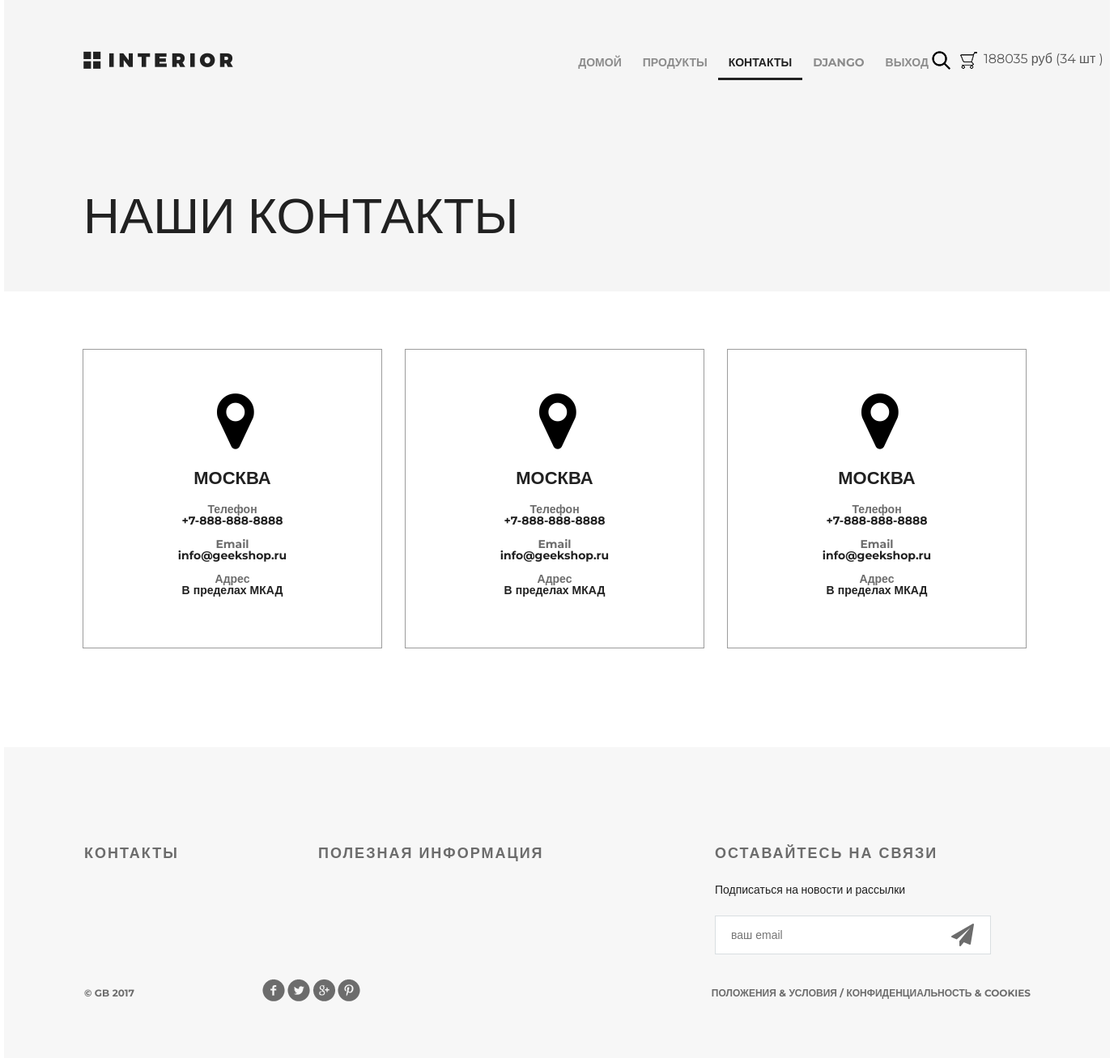
/contact/ (signed in), run on the app's committed database.
### authapp/models.py (models this page shows)
class ShopUser(AbstractUser):
    avatar = models.ImageField(upload_to='users_avatars', blank=True, verbose_name='Аватар')
    age = models.PositiveSmallIntegerField(verbose_name='возраст')

### basketapp/models.py (models this page shows)
class Basket(models.Model):
    user = models.ForeignKey(settings.AUTH_USER_MODEL, on_delete=models.CASCADE, related_name='basket')
    product = models.ForeignKey(Product, on_delete=models.CASCADE)
    quantity = models.PositiveIntegerField(verbose_name='количество', default=0)
    add_datetime = models.DateTimeField(auto_now_add=True, verbose_name='время')
    @property
    def product_cost(self):
        return self.product.price * self.quantity
    @property
    def total_quantity(self):
        _items = Basket.objects.filter(user=self.user)
        _total_quantity = sum(list(map(lambda x: x.quantity, _items)))
        return _total_quantity
    @property
    def total_cost(self):
        _items = Basket.objects.filter(user=self.user)
        _total_cost = sum(list(map(lambda x: x.product_cost, _items)))
        return _total_cost

### mainapp/models.py (models this page shows, shortened)
class Product(models.Model):
    category = models.ForeignKey(ProductCategory, on_delete=models.CASCADE, verbose_name='категория')
    name = models.CharField(max_length=128, verbose_name='название')
    image = models.ImageField(upload_to='products_images', blank=True, verbose_name='картинка')
    short_desc = models.CharField(max_length=120, verbose_name='кратокое описание')
    description = models.TextField(verbose_name='описание', blank=True)
    price = models.DecimalField(max_digits=8, decimal_places=2, default=0, verbose_name='цена')
    quantity = models.SmallIntegerField(default=0, verbose_name='количество на складе')

### mainapp/views.py (the view)
# urls.py: path("contact/", mainapp.contact, name="contact"),
def contact(request):
    title = 'Контакты'
    visit_date = datetime.datetime.now()
    locations = [
        {
            'city': 'Москва',
            'phone': '+7-888-888-8888',
            'email': 'info@geekshop.ru',
            'adress': 'В пределах МКАД',
        },
        {
            'city': 'Екатеринбург',
            'phone': '+7-888-888-8888',
            'email': 'info@geekshop.ru',
            'adress': 'Близко к центру',
        },
        {
            'city': 'Владивосток',
            'phone': '+7-888-888-8888',
            'email': 'info@geekshop.ru',
            'adress': 'Близко к океану',
        },
    ]
    content = {
        'title': title,
        'visit_date': visit_date,
        'locations': locations,
        'basket': get_basket(request.user),
    }
    return render(request, 'mainapp/contact.html', content)

### mainapp/views.py (called while the page is built)
def get_basket(user):
    if user.is_authenticated:
        return Basket.objects.filter(user=user)
    return []

### mainapp/templates/mainapp/contact.html (shortened to what this page needs)
{% extends 'mainapp/base.html' %}
{% load static %}
{% block menu %}
	<div class="hero">
		<div class="header clearfix">
			<a href="/" class="logo"></a>
			{% include 'mainapp/includes/inc_main_menu.html' %}
			<a href="#" class="search"></a>
			<a href="#" class="basket"></a>
		</div>
		<h1>наши контакты</h1>
	</div>
{% endblock %}
{% block content %}
	<div class="location">
		<div class="location-1">
			<i class="fa fa-map-marker fa-5x"></i>
			<h4>Москва</h4>
			<div class="contacts">
				<h5>Телефон</h5>
				<p>+7-888-888-8888</p>
			</div>
			<div class="contacts">
				<h5>Email</h5>
				<p>info@geekshop.ru</p>
			</div>
			<div class="contacts">
				<h5>Адрес</h5>
				<p>В пределах МКАД</p>
			</div>
		</div>
		<div class="location-1">
			<i class="fa fa-map-marker fa-5x"></i>
			<h4>Москва</h4>
			<div class="contacts">
				<h5>Телефон</h5>
				<p>+7-888-888-8888</p>
			</div>
			<div class="contacts">
				<h5>Email</h5>
				<p>info@geekshop.ru</p>
			</div>
			<div class="contacts">
				<h5>Адрес</h5>
				<p>В пределах МКАД</p>
			</div>
		</div>
		<div class="location-1">
			<i class="fa fa-map-marker fa-5x"></i>
			<h4>Москва</h4>
			<div class="contacts">
				<h5>Телефон</h5>
				<p>+7-888-888-8888</p>
			</div>
			<div class="contacts">
				<h5>Email</h5>
				<p>info@geekshop.ru</p>
			</div>
			<div class="contacts">
				<h5>Адрес</h5>
				<p>В пределах МКАД</p>
			</div>
		</div>
	</div>
{% endblock %}

### mainapp/templates/mainapp/includes/inc_main_menu.html (shortened to what this page needs)
<ul class="menu">
    <li><a href="{% url 'main' %}" {% if request.resolver_match.url_name == 'main' %} class="active" {% endif %}>домой</a></li>
    <li><a href="{% url 'mainapp:index' %}" {% if request.resolver_match.namespace == 'products' %} class="active" {% endif %}>продукты</a></li>
    <li><a href="{% url 'contact' %}" {% if request.resolver_match.url_name == 'contact' %} class="active" {% endif %}>контакты</a></li>
    {% if user.is_authenticated %}
        <li>
            <a href="{% url 'auth:edit' %}">
                {% if user.first_name %}{{ user.first_name }}{% else %}пользователь{% endif %}
            </a>
        </li>
        <li>
            <a href="{% url 'auth:logout' %}" >выход</a>
        </li>
    {% else %}
        <li>
            <a href="{% url 'auth:login' %}" >вход</a>
        </li>
    {% endif %}
</ul>
<a href="{% url 'basket:view' %}" class="basket">
    <span>
        {% if basket %}
            {{ basket.0.total_cost|floatformat:0 }} руб
            ({{ basket.0.total_quantity }} шт )
        {% endif %}
    </span>
</a>

### static/css/style.css (style rules this page uses)
* { margin: 0; padding: 0; }
body { font-family: 'Montserrat', sans-serif; }
html, body { height: 100%; }
.logo { background-image: url(/static/img/logo.png); margin-top: 63px; width: 185px; height: 22px; float: left; }
.menu { list-style-type: none; margin-top: 67px; float: right; }
.menu li { float: left; }
.menu a { color: #8c8c8c; font-size: 14px; font-weight: 700; text-align: right; text-transform: uppercase; text-decoration: none; padding: 10px 13px; }
.menu .active { color: #212121; font-weight: 700; border-bottom: 3px solid #212121; }
.search { display: block; width: 23px; height: 23px; background-image: url(/static/img/search.png); position: absolute; top: 63px; left: 1146px; }
.basket { display: block; width: 23px; height: 23px; background-image: url(/static/img/basket.png); position: absolute; top: 63px; left: 1180px; text-decoration: none; color: #555; }
.basket span { display: block; margin-left: 30px; width: 150px; }
.clearfix:after { content: ""; display: block; clear: both; }
.hero { background-color: #f5f5f5; height: 360px; padding-left: 98px; padding-right: 211px; position: relative; }
.hero h1 { color: #212121; font-size: 62px; font-weight: 100; text-align: left; margin-top: 142px; text-transform: uppercase; }
.location { padding: 0px 97px; }
.location-1 { height: 368px; width: 368px; border: 1px solid #9c9c9c; margin: 71px 28px 122px 0px; float: left; }
.location-1:last-child { margin: 71px 0px 122px 0px; }
.location i { display: block; margin: 48px auto 0px; width: 38px; }
.location h4 { margin: 23px auto 23px; text-transform: uppercase; text-align: center; color: #212121; font-size: 22px; font-weight: 700; line-height: 16px; }
.contacts { text-align: center; margin-bottom: 15px; line-height: 14px; color: #212121; font-size: 14px; font-weight: 700; }
.contacts h5 { color: #6c6c6c; font-size: 14px; font-weight: 700; }

### data on the page
ShopUser: first_name "DJANGO"
Basket: user+product+quantity "188035", user+quantity "34"
